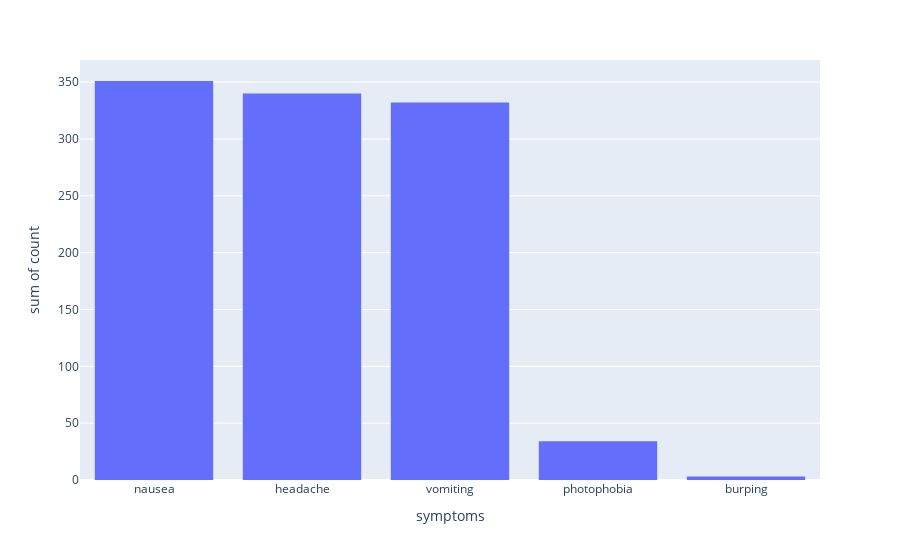

The notebook cell this image was saved under:
### Code cell
import plotly.express as px
fig = px.histogram(symptoms_count, y=symptoms_count["count"], x=symptoms_count.index)
fig.show()

### Figure 1 — Plotly figure (JSON) as saved in the notebook; plotly's stock layout.template omitted (floating-point values rounded to 4 significant figures)
{"data": [{"alignmentgroup": "True", "bingroup": "x", "histfunc": "sum", "hovertemplate": "symptoms=%{x}<br>sum of count=%{y}<extra></extra>", "legendgroup": "", "marker": {"color": "#636efa", "pattern": {"shape": ""}}, "name": "", "offsetgroup": "", "orientation": "v", "showlegend": false, "type": "histogram", "x": ["nausea", "headache", "vomiting", "photophobia", "burping"], "xaxis": "x", "y": [351, 340, 332, 34, 3], "yaxis": "y"}], "layout": {"barmode": "relative", "legend": {"tracegroupgap": 0}, "margin": {"t": 60}, "xaxis": {"anchor": "y", "domain": [0, 1], "title": {"text": "symptoms"}}, "yaxis": {"anchor": "x", "domain": [0, 1], "title": {"text": "sum of count"}}}}
